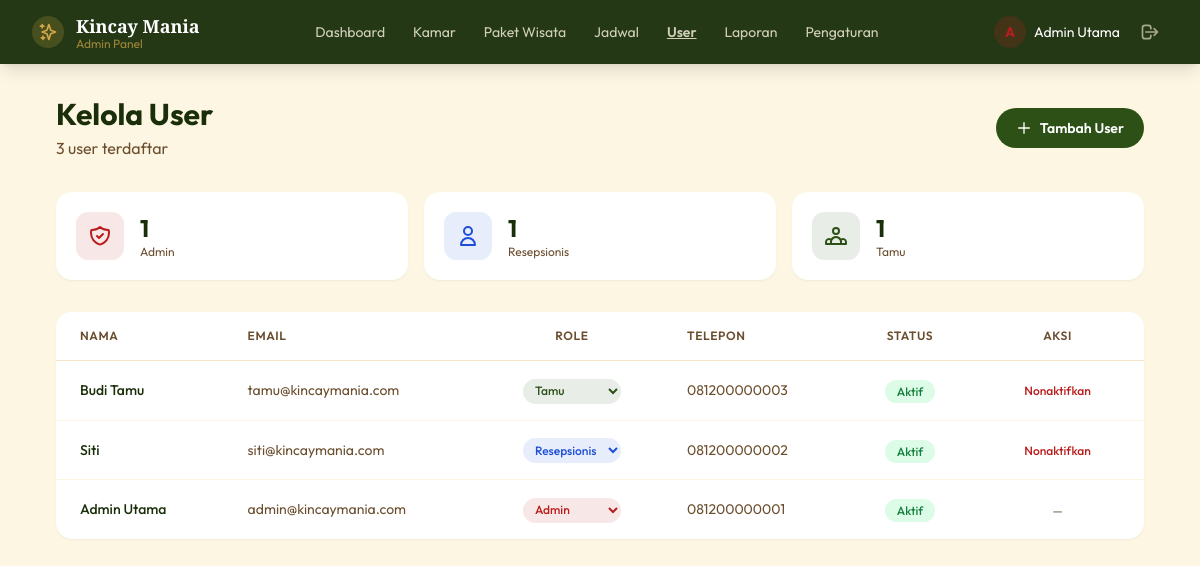
Page /admin/kelola_user.php (signed in) on the committed database.
### tables this page shows
CREATE TABLE users (
  id INT AUTO_INCREMENT PRIMARY KEY,
  nama VARCHAR(150) NOT NULL,
  email VARCHAR(150) NOT NULL UNIQUE,
  no_hp VARCHAR(20),
  alamat VARCHAR(255) NULL,
  password_hash VARCHAR(255) NOT NULL,
  role ENUM('tamu','resepsionis','admin') NOT NULL DEFAULT 'tamu',
  status ENUM('aktif','nonaktif') NOT NULL DEFAULT 'aktif',
  created_at DATETIME DEFAULT CURRENT_TIMESTAMP
);

### config/database.php (called while the page is built, shortened)
<?php
function db(): PDO {
    static $pdo = null;
    if ($pdo === null) {
        $dsn = 'mysql:host=' . DB_HOST
             . ';dbname=' . DB_NAME
             . ';charset=' . DB_CHARSET;
        $options = [
            PDO::ATTR_ERRMODE            => PDO::ERRMODE_EXCEPTION,
            PDO::ATTR_DEFAULT_FETCH_MODE => PDO::FETCH_ASSOC,
            PDO::ATTR_EMULATE_PREPARES   => false,
        ];
        try {
            $pdo = new PDO($dsn, DB_USER, DB_PASS, $options);
        } catch (PDOException $e) {
            error_log('[DB Error] ' . $e->getMessage());
            http_response_code(503);
            die(<<<HTML
<!DOCTYPE html>
<html lang="id">
<head><meta charset="UTF-8"><title>Koneksi Database Gagal</title>
<style>body{font-family:sans-serif;display:flex;align-items:center;justify-content:center;min-height:100vh;background:#FDF6E3;margin:0;}
.box{text-align:center;padding:2rem;background:white;border-radius:1rem;box-shadow:0 4px 20px rgba(0,0,0,.1);max-width:400px;}
h1{color:#B91C1C;margin-bottom:.5rem;}p{color:#6B4E2E;}</style>
</head>
<body><div class="box">
<h1>⚠ Layanan Tidak Tersedia</h1>
<p>Tidak dapat terhubung ke database. Pastikan XAMPP (MySQL) sudah berjalan dan konfigurasi di <code>config/database.php</code> sudah benar.</p>
</div></body></html>
HTML);
        }
    }
    return $pdo;
}

### config/config.php (called while the page is built, shortened)
<?php
require_once __DIR__ . '/database.php';
function e($string) {
    return htmlspecialchars($string ?? '', ENT_QUOTES, 'UTF-8');
}

### admin/kelola_user.php (the view, shortened to what this page needs)
<?php
require_once __DIR__ . '/../config/config.php';
$stmt = db()->query('SELECT id, nama, email, no_hp, role, status, created_at FROM users ORDER BY role, nama');
$userList = $stmt->fetchAll();
$roleColors = ['admin' => 'bg-danger/10 text-danger', 'resepsionis' => 'bg-info/10 text-info', 'tamu' => 'bg-primary/10 text-primary'];
include __DIR__ . '/../includes/header.php';
include __DIR__ . '/../includes/navbar_admin.php';
?>
    <section class="pt-24 pb-16 bg-cream min-h-screen">
        <div class="max-w-6xl mx-auto px-4 sm:px-6 lg:px-8">
            <div class="flex flex-col sm:flex-row justify-between items-start sm:items-center gap-4 mb-8">
                <div><h1 class="font-sans text-3xl text-dark font-bold">Kelola User</h1><p class="text-earth mt-1"><?= count($userList) ?> user terdaftar</p></div>
                <button onclick="document.getElementById('modal-user').classList.remove('hidden')" class="px-5 py-2.5 bg-primary hover:bg-primary-light text-white font-semibold rounded-full transition-all hover:shadow-lg text-sm flex items-center gap-2"><svg class="w-4 h-4" fill="none" stroke="currentColor" viewBox="0 0 24 24"><path stroke-linecap="round" stroke-linejoin="round" stroke-width="2" d="M12 4v16m8-8H4"/></svg> Tambah User</button>
            </div>
            <div class="grid grid-cols-1 sm:grid-cols-3 gap-4 mb-8">
                <?php
                $countByRole = ['admin' => 0, 'resepsionis' => 0, 'tamu' => 0];
                foreach ($userList as $u) { $countByRole[$u['role']]++; }
                ?>
                <div class="bg-white rounded-2xl p-5 shadow-sm flex items-center gap-4"><div class="w-12 h-12 rounded-xl bg-danger/10 flex items-center justify-center"></div><div><p class="text-2xl font-bold text-dark"><?= $countByRole['admin'] ?></p><p class="text-xs text-earth">Admin</p></div></div>
                <div class="bg-white rounded-2xl p-5 shadow-sm flex items-center gap-4"><div class="w-12 h-12 rounded-xl bg-info/10 flex items-center justify-center"><svg class="w-6 h-6 text-info" fill="none" stroke="currentColor" viewBox="0 0 24 24"><path stroke-linecap="round" stroke-linejoin="round" stroke-width="2" d="M16 7a4 4 0 11-8 0 4 4 0 018 0zM12 14a7 7 0 00-7 7h14a7 7 0 00-7-7z"/></svg></div><div><p class="text-2xl font-bold text-dark"><?= $countByRole['resepsionis'] ?></p><p class="text-xs text-earth">Resepsionis</p></div></div>
                <div class="bg-white rounded-2xl p-5 shadow-sm flex items-center gap-4"><div class="w-12 h-12 rounded-xl bg-primary/10 flex items-center justify-center"></div><div><p class="text-2xl font-bold text-dark"><?= $countByRole['tamu'] ?></p><p class="text-xs text-earth">Tamu</p></div></div>
            </div>
            <div class="bg-white rounded-2xl shadow-sm overflow-hidden">
                <div class="overflow-x-auto">
                    <table class="w-full">
                        <thead><tr class="bg-white border-b border-cream-dark">
                            <th class="px-6 py-4 text-left text-xs font-semibold text-earth uppercase tracking-wider">Nama</th>
                            <th class="px-6 py-4 text-left text-xs font-semibold text-earth uppercase tracking-wider">Email</th>
                            <th class="px-6 py-4 text-center text-xs font-semibold text-earth uppercase tracking-wider">Role</th>
                            <th class="px-6 py-4 text-left text-xs font-semibold text-earth uppercase tracking-wider">Telepon</th>
                            <th class="px-6 py-4 text-center text-xs font-semibold text-earth uppercase tracking-wider">Status</th>
                            <th class="px-6 py-4 text-center text-xs font-semibold text-earth uppercase tracking-wider">Aksi</th>
                        </tr></thead>
                        <tbody class="divide-y divide-cream">
                            <?php foreach ($userList as $u): ?>
                            <tr class="hover:bg-cream/30 transition-colors">
                                <td class="px-6 py-4 text-sm font-medium text-dark"><?= e($u['nama']) ?></td>
                                <td class="px-6 py-4 text-sm text-earth"><?= e($u['email']) ?></td>
                                <td class="px-6 py-4 text-center">
                                    <form method="POST" action="<?= BASE_URL ?>/admin/kelola_user.php" class="inline">
                                        <select name="role" onchange="this.form.submit()" class="px-2 py-1 <?= $roleColors[$u['role']] ?? '' ?> text-xs font-medium rounded-full border-0 cursor-pointer">
                                            <option value="tamu" <?= $u['role'] === 'tamu' ? 'selected' : '' ?>>Tamu</option>
                                            <option value="resepsionis" <?= $u['role'] === 'resepsionis' ? 'selected' : '' ?>>Resepsionis</option>
                                            <option value="admin" <?= $u['role'] === 'admin' ? 'selected' : '' ?>>Admin</option>
                                        </select>
                                    </form>
                                </td>
                                <td class="px-6 py-4 text-sm text-earth"><?= e($u['no_hp'] ?: '-') ?></td>
                                <td class="px-6 py-4 text-center"><span class="px-3 py-1 <?= $u['status'] === 'aktif' ? 'bg-success-light text-success' : 'bg-gray-100 text-gray-500' ?> text-xs font-medium rounded-full"><?= ucfirst($u['status']) ?></span></td>
                                <td class="px-6 py-4 text-center">
                                    <?php if ($u['id'] !== $_SESSION['user_id']): ?>
                                    <form method="POST" action="<?= BASE_URL ?>/admin/kelola_user.php" class="inline"><?= csrf_field() ?><input type="hidden" name="user_id" value="<?= $u['id'] ?>"><button type="submit" name="toggle_status" class="px-3 py-1 <?= $u['status'] === 'aktif' ? 'text-danger hover:bg-danger/10' : 'text-success hover:bg-success/10' ?> text-xs font-medium rounded-lg transition-colors" onclick="return confirm('<?= $u['status'] === 'aktif' ? 'Nonaktifkan' : 'Aktifkan' ?> user ini?')"><?= $u['status'] === 'aktif' ? 'Nonaktifkan' : 'Aktifkan' ?></button></form>
                                    <?php else: ?>
                                    <span class="text-xs text-earth">—</span>
                                    <?php endif; ?>
                                </td>
                            </tr>
                            <?php endforeach; ?>
                        </tbody>
                    </table>
                </div>
            </div>
        </div>
    </section>
<?php include __DIR__ . '/../includes/footer.php'; ?>

### rows in the picture
users: id "1", nama "Admin Utama", email "admin@kincaymania.com", role "Admin", no_hp "081200000001", status "Aktif"
users: nama "Budi Tamu", email "tamu@kincaymania.com", role "Tamu", no_hp "081200000003", status "Aktif", shows "Nonaktifkan"
users: nama "Siti", email "siti@kincaymania.com", role "Resepsionis", no_hp "081200000002", status "Aktif", shows "Nonaktifkan"

### other values in the picture
substr($_SESSION['nama'] ?? 'A', 0, 1) "A"
$_SESSION['nama'] "Admin Utama"
count($userList) "3"
